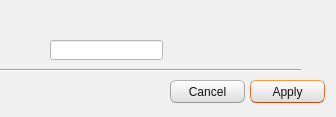
<?xml version="1.0" encoding="UTF-8"?>
<ui version="4.0">
 <class>Modifier</class>
 <widget class="QDialog" name="Modifier">
  <property name="geometry">
   <rect>
    <x>0</x>
    <y>0</y>
    <width>336</width>
    <height>117</height>
   </rect>
  </property>
  <property name="windowTitle">
   <string>Dialog</string>
  </property>
  <property name="styleSheet">
   <string notr="true">QMainWindow {
	background-color:#f0f0f0;
}
QCheckBox {
	padding:2px;
}
QCheckBox:hover {
	border-radius:4px;
	border-style:solid;
	border-width:1px;
	padding-left: 1px;
	padding-right: 1px;
	padding-bottom: 1px;
	padding-top: 1px;
	border-color: rgb(255,150,60);
	background-color:qlineargradient(spread:pad, x1:0.5, y1:1, x2:0.5, y2:0, stop:0 rgba(190, 90, 50, 50), stop:1 rgba(250, 130, 40, 50));
}
QCheckBox::indicator:checked {
	border-radius:4px;
	border-style:solid;
	border-width:1px;
	border-color: rgb(246, 134, 86);
  	background-color:rgb(246, 134, 86)
}
QCheckBox::indicator:unchecked {
	border-radius:4px;
	border-style:solid;
	border-width:1px;
	border-color:rgb(246, 134, 86);
  	background-color:rgb(255,255,255);
}
QColorDialog {
	background-color:#f0f0f0;
}
QComboBox {
	color:rgb(81,72,65);
	background: #ffffff;
}
QComboBox:editable {
	background: #ffffff;
	color: rgb(81,72,65);
	selection-color:rgb(81,72,65);
	selection-background-color: #ffffff;
}
QComboBox QAbstractItemView {
	color:rgb(81,72,65);	
	background: #ffffff;
	selection-color: #ffffff;
	selection-background-color: rgb(246, 134, 86);
}
QComboBox:!editable:on, QComboBox::drop-down:editable:on {
	color:  #1e1d23;	
	background: #ffffff;
}
QDateTimeEdit {
	color:rgb(81,72,65);
	background-color: #ffffff;
}
QDateEdit {
	color:rgb(81,72,65);
	background-color: #ffffff;
}
QDialog {
	background-color:#f0f0f0;
}
QDoubleSpinBox {
	color:rgb(81,72,65);
	background-color: #ffffff;
}
QFontComboBox {
	color:rgb(81,72,65);
	background-color: #ffffff;
}
QLabel {
	color:rgb(17,17,17);
}
QLineEdit {
	background-color:rgb(255,255,255);
	selection-background-color:rgb(236,116,64);
	color:rgb(17,17,17);
}
QMenuBar {
	color:rgb(223,219,210);
	background-color:rgb(65,64,59);
}
QMenuBar::item {
	padding-top:4px;
	padding-left:4px;
	padding-right:4px;
	color:rgb(223,219,210);
	background-color:rgb(65,64,59);
}
QMenuBar::item:selected {
	color:rgb(255,255,255);
	padding-top:2px;
	padding-left:2px;
	padding-right:2px;
	border-top-width:2px;
	border-left-width:2px;
	border-right-width:2px;
	border-top-right-radius:4px;
	border-top-left-radius:4px;
	border-style:solid;
	background-color:rgb(65,64,59);
	border-top-color: rgb(47,47,44);
	border-right-color: qlineargradient(spread:pad, x1:0, y1:1, x2:1, y2:0, stop:0 rgba(90, 87, 78, 255), stop:1 rgba(47,47,44, 255));
	border-left-color:  qlineargradient(spread:pad, x1:1, y1:0, x2:0, y2:0, stop:0 rgba(90, 87, 78, 255), stop:1 rgba(47,47,44, 255));
}
QMenu {
	color:rgb(223,219,210);
	background-color:rgb(65,64,59);
}
QMenu::item {
	color:rgb(223,219,210);
	padding-left:20px;
	padding-top:4px;
	padding-bottom:4px;
	padding-right:10px;
}
QMenu::item:selected {
	color:rgb(255,255,255);
	background-color: qlineargradient(spread:pad, x1:0.5, y1:1, x2:0.5, y2:0, stop:0 rgba(225, 108, 54, 255), stop:1 rgba(246, 134, 86, 255));
	border-style:solid;
	border-width:3px;
	padding-left:17px;
	padding-top:4px;
	padding-bottom:4px;
	padding-right:7px;
	border-bottom-color:qlineargradient(spread:pad, x1:0.5, y1:1, x2:0.5, y2:0, stop:0 rgba(175,85,48,255), stop:1 rgba(236,114,67, 255));
	border-top-color:qlineargradient(spread:pad, x1:0.5, y1:1, x2:0.5, y2:0, stop:0 rgba(253,156,113,255), stop:1 rgba(205,90,46, 255));
	border-right-color:qlineargradient(spread:pad, x1:0, y1:0.5, x2:1, y2:0.5, stop:0 rgba(253,156,113,255), stop:1 rgba(205,90,46, 255));
	border-left-color:qlineargradient(spread:pad, x1:1, y1:0.5, x2:0, y2:0.5, stop:0 rgba(253,156,113,255), stop:1 rgba(205,90,46, 255));
}
QPlainTextEdit {
	border-width: 1px;
	border-style: solid;
	border-color:transparent;
	color:rgb(17,17,17);
	selection-background-color:rgb(236,116,64);
}
QProgressBar {
	text-align: center;
	color: rgb(0, 0, 0);
	border-width: 1px; 
	border-radius: 10px;
	border-style: inset;
	border-color: rgb(150,150,150);
	background-color:rgb(221,221,219);
}
QProgressBar::chunk:horizontal {
	background-color: qlineargradient(spread:pad, x1:0.5, y1:1, x2:0.5, y2:0, stop:0 rgba(225, 108, 54, 255), stop:1 rgba(246, 134, 86, 255));
	border-style: solid;
	border-radius:8px;
	border-width:1px;
	border-bottom-color:qlineargradient(spread:pad, x1:0.5, y1:1, x2:0.5, y2:0, stop:0 rgba(175,85,48,255), stop:1 rgba(236,114,67, 255));
	border-top-color:qlineargradient(spread:pad, x1:0.5, y1:1, x2:0.5, y2:0, stop:0 rgba(253,156,113,255), stop:1 rgba(205,90,46, 255));
	border-right-color:qlineargradient(spread:pad, x1:0, y1:0.5, x2:1, y2:0.5, stop:0 rgba(253,156,113,255), stop:1 rgba(205,90,46, 255));
	border-left-color:qlineargradient(spread:pad, x1:1, y1:0.5, x2:0, y2:0.5, stop:0 rgba(253,156,113,255), stop:1 rgba(205,90,46, 255));
}
QPushButton{
	color:rgb(17,17,17);
	border-width: 1px;
	border-radius: 6px;
	border-bottom-color: rgb(150,150,150);
	border-right-color: rgb(165,165,165);
	border-left-color: rgb(165,165,165);
	border-top-color: rgb(180,180,180);
	border-style: solid;
	padding: 4px;
	background-color: qlineargradient(spread:pad, x1:0.5, y1:1, x2:0.5, y2:0, stop:0 rgba(220, 220, 220, 255), stop:1 rgba(255, 255, 255, 255));
}
QPushButton:hover{
	color:rgb(17,17,17);
	border-width: 1px;
	border-radius:6px;
	border-top-color: rgb(255,150,60);
	border-right-color: qlineargradient(spread:pad, x1:0, y1:1, x2:1, y2:0, stop:0 rgba(200, 70, 20, 255), stop:1 rgba(255,150,60, 255));
	border-left-color:  qlineargradient(spread:pad, x1:1, y1:0, x2:0, y2:0, stop:0 rgba(200, 70, 20, 255), stop:1 rgba(255,150,60, 255));
	border-bottom-color: rgb(200,70,20);
	border-style: solid;
	padding: 2px;
	background-color: qlineargradient(spread:pad, x1:0.5, y1:1, x2:0.5, y2:0, stop:0 rgba(220, 220, 220, 255), stop:1 rgba(255, 255, 255, 255));
}
QPushButton:default{
	color:rgb(17,17,17);
	border-width: 1px;
	border-radius:6px;
	border-top-color: rgb(255,150,60);
	border-right-color: qlineargradient(spread:pad, x1:0, y1:1, x2:1, y2:0, stop:0 rgba(200, 70, 20, 255), stop:1 rgba(255,150,60, 255));
	border-left-color:  qlineargradient(spread:pad, x1:1, y1:0, x2:0, y2:0, stop:0 rgba(200, 70, 20, 255), stop:1 rgba(255,150,60, 255));
	border-bottom-color: rgb(200,70,20);
	border-style: solid;
	padding: 2px;
	background-color: qlineargradient(spread:pad, x1:0.5, y1:1, x2:0.5, y2:0, stop:0 rgba(220, 220, 220, 255), stop:1 rgba(255, 255, 255, 255));
}
QPushButton:pressed{
	color:rgb(17,17,17);
	border-width: 1px;
	border-radius: 6px;
	border-width: 1px;
	border-top-color: rgba(255,150,60,200);
	border-right-color: qlineargradient(spread:pad, x1:0, y1:1, x2:1, y2:0, stop:0 rgba(200, 70, 20, 255), stop:1 rgba(255,150,60, 200));
	border-left-color:  qlineargradient(spread:pad, x1:1, y1:0, x2:0, y2:0, stop:0 rgba(200, 70, 20, 255), stop:1 rgba(255,150,60, 200));
	border-bottom-color: rgba(200,70,20,200);
	border-style: solid;
	padding: 2px;
	background-color: qlineargradient(spread:pad, x1:0.5, y1:0, x2:0.5, y2:1, stop:0 rgba(220, 220, 220, 255), stop:1 rgba(255, 255, 255, 255));
}
QPushButton:disabled{
	color:rgb(174,167,159);
	border-width: 1px;
	border-radius: 6px;
	background-color: qlineargradient(spread:pad, x1:0.5, y1:1, x2:0.5, y2:0, stop:0 rgba(200, 200, 200, 255), stop:1 rgba(230, 230, 230, 255));
}
QRadioButton {
	padding: 1px;
}
QRadioButton::indicator:checked {
	height: 10px;
	width: 10px;
	border-style:solid;
	border-radius:5px;
	border-width: 1px;
	border-color: rgba(246, 134, 86, 255);
	color: #a9b7c6;
	background-color:rgba(246, 134, 86, 255);
}
QRadioButton::indicator:!checked {
	height: 10px;
	width: 10px;
	border-style:solid;
	border-radius:5px;
	border-width: 1px;
	border-color: rgb(246, 134, 86);
	color: #a9b7c6;
	background-color: transparent;
}
QScrollArea {
	color: #FFFFFF;
	background-color:#f0f0f0;
}
QSlider::groove {
	border-style: solid;
	border-width: 1px;
	border-color: rgb(207,207,207);
}
QSlider::groove:horizontal {
	height: 5px;
	background: rgb(246, 134, 86);
}
QSlider::groove:vertical {
	width: 5px;
	background: rgb(246, 134, 86);
}
QSlider::handle:horizontal {
	background: rgb(253,253,253);
	border-style: solid;
	border-width: 1px;
	border-color: rgb(207,207,207);
	width: 12px;
	margin: -5px 0;
	border-radius: 7px;
}
QSlider::handle:vertical {
	background: rgb(253,253,253);
	border-style: solid;
	border-width: 1px;
	border-color: rgb(207,207,207);
	height: 12px;
	margin: 0 -5px;
	border-radius: 7px;
}
QSlider::add-page:horizontal {
 	background: white;
}
QSlider::add-page:vertical {
	background: white;
}
QSlider::sub-page:horizontal {
	background: rgb(246, 134, 86);
}
QSlider::sub-page:vertical {
  	background: rgb(246, 134, 86);
}
QStatusBar {
	color:rgb(81,72,65);
}
QSpinBox {
	color:rgb(81,72,65);
	background-color: #ffffff;
}
QScrollBar:horizontal {
	max-height: 20px;
	border: 1px transparent grey;
	margin: 0px 20px 0px 20px;
}
QScrollBar::handle:horizontal {
	background: rgb(253,253,253);
	border-style: solid;
	border-width: 1px;
	border-color: rgb(207,207,207);
	border-radius: 7px;
	min-width: 25px;
}
QScrollBar::handle:horizontal:hover {
	background: rgb(253,253,253);
	border-style: solid;
	border-width: 1px;
	border-color: rgb(255,150,60);
	border-radius: 7px;
	min-width: 25px;
}
QScrollBar::add-line:horizontal {
  	border: 1px solid;
  	border-color: rgb(207,207,207);
  	border-top-right-radius: 7px;
  	border-top-left-radius: 7px;
  	border-bottom-right-radius: 7px;
  	background: rgb(255, 255, 255);
  	width: 20px;
  	subcontrol-position: right;
  	subcontrol-origin: margin;
}
QScrollBar::add-line:horizontal:hover {
  	border: 1px solid;
  	border-top-right-radius: 7px;
  	border-top-left-radius: 7px;
  	border-bottom-right-radius: 7px;
  	border-color: rgb(255,150,60);
  	background: rgb(255, 255, 255);
  	width: 20px;
  	subcontrol-position: right;
  	subcontrol-origin: margin;
}
QScrollBar::add-line:horizontal:pressed {
  	border: 1px solid grey;
  	border-top-left-radius: 7px;
  	border-top-right-radius: 7px;
  	border-bottom-right-radius: 7px;
  	background: rgb(231,231,231);
  	width: 20px;
  	subcontrol-position: right;
  	subcontrol-origin: margin;
}
QScrollBar::sub-line:horizontal {
  	border: 1px solid;
  	border-color: rgb(207,207,207);
  	border-top-right-radius: 7px;
  	border-top-left-radius: 7px;
  	border-bottom-left-radius: 7px;
  	background: rgb(255, 255, 255);
  	width: 20px;
  	subcontrol-position: left;
  	subcontrol-origin: margin;
}
QScrollBar::sub-line:horizontal:hover {
  	border: 1px solid;
  	border-color: rgb(255,150,60);
  	border-top-right-radius: 7px;
  	border-top-left-radius: 7px;
  	border-bottom-left-radius: 7px;
  	background: rgb(255, 255, 255);
  	width: 20px;
  	subcontrol-position: left;
  	subcontrol-origin: margin;
}
QScrollBar::sub-line:horizontal:pressed {
  	border: 1px solid grey;
  	border-top-right-radius: 7px;
  	border-top-left-radius: 7px;
  	border-bottom-left-radius: 7px;
  	background: rgb(231,231,231);
  	width: 20px;
  	subcontrol-position: left;
  	subcontrol-origin: margin;
}
QScrollBar::left-arrow:horizontal {
  	border: 1px transparent grey;
  	border-top-left-radius: 3px;
  	border-bottom-left-radius: 3px;
  	width: 6px;
  	height: 6px;
  	background: rgb(230,230,230);
}
QScrollBar::right-arrow:horizontal {
	border: 1px transparent grey;
	border-top-right-radius: 3px;
	border-bottom-right-radius: 3px;
  	width: 6px;
  	height: 6px;
 	background: rgb(230,230,230);
}
QScrollBar::add-page:horizontal, QScrollBar::sub-page:horizontal {
 	background: none;
} 
QScrollBar:vertical {
	max-width: 20px;
	border: 1px transparent grey;
	margin: 20px 0px 20px 0px;
}
QScrollBar::add-line:vertical {
	border: 1px solid;
	border-color: rgb(207,207,207);
	border-bottom-right-radius: 7px;
	border-bottom-left-radius: 7px;
	border-top-left-radius: 7px;
	background: rgb(255, 255, 255);
  	height: 20px;
  	subcontrol-position: bottom;
  	subcontrol-origin: margin;
}
QScrollBar::add-line:vertical:hover {
  	border: 1px solid;
  	border-color: rgb(255,150,60);
  	border-bottom-right-radius: 7px;
  	border-bottom-left-radius: 7px;
  	border-top-left-radius: 7px;
  	background: rgb(255, 255, 255);
  	height: 20px;
  	subcontrol-position: bottom;
  	subcontrol-origin: margin;
}
QScrollBar::add-line:vertical:pressed {
  	border: 1px solid grey;
  	border-bottom-left-radius: 7px;
  	border-bottom-right-radius: 7px;
  	border-top-left-radius: 7px;
  	background: rgb(231,231,231);
  	height: 20px;
  	subcontrol-position: bottom;
  	subcontrol-origin: margin;
}
QScrollBar::sub-line:vertical {
  	border: 1px solid;
  	border-color: rgb(207,207,207);
  	border-top-right-radius: 7px;
  	border-top-left-radius: 7px;
  	border-bottom-left-radius: 7px;
  	background: rgb(255, 255, 255);
  	height: 20px;
  	subcontrol-position: top;
  	subcontrol-origin: margin;
}
QScrollBar::sub-line:vertical:hover {
  	border: 1px solid;
  	border-color: rgb(255,150,60);
  	border-top-right-radius: 7px;
  	border-top-left-radius: 7px;
  	border-bottom-left-radius: 7px;
	background: rgb(255, 255, 255);
  	height: 20px;
  	subcontrol-position: top;
  	subcontrol-origin: margin;
}
QScrollBar::sub-line:vertical:pressed {
  	border: 1px solid grey;
  	border-top-left-radius: 7px;
  	border-top-right-radius: 7px;
  	background: rgb(231,231,231);
 	height: 20px;
  	subcontrol-position: top;
  	subcontrol-origin: margin;
}
QScrollBar::handle:vertical {
	background: rgb(253,253,253);
	border-style: solid;
	border-width: 1px;
	border-color: rgb(207,207,207);
	border-radius: 7px;
	min-height: 25px;
}
QScrollBar::handle:vertical:hover {
	background: rgb(253,253,253);
	border-style: solid;
	border-width: 1px;
	border-color: rgb(255,150,60);
	border-radius: 7px;
	min-height: 25px;
}
QScrollBar::up-arrow:vertical {
	border: 1px transparent grey;
  	border-top-left-radius: 3px;
	border-top-right-radius: 3px;
  	width: 6px;
  	height: 6px;
  	background: rgb(230,230,230);
}
QScrollBar::down-arrow:vertical {
  	border: 1px transparent grey;
  	border-bottom-left-radius: 3px;
  	border-bottom-right-radius: 3px;
  	width: 6px;
  	height: 6px;
  	background: rgb(230,230,230);
}
QScrollBar::add-page:vertical, QScrollBar::sub-page:vertical {
  	background: none;
}
QTabWidget {
	color:rgb(0,0,0);
	background-color:rgb(247,246,246);
}
QTabWidget::pane {
	border-color: rgb(180,180,180);
	background-color:rgb(247,246,246);
	border-style: solid;
	border-width: 1px;
  	border-radius: 6px;
}
QTabBar::tab {
	padding-left:4px;
	padding-right:4px;
	padding-bottom:2px;
	padding-top:2px;
	color:rgb(81,72,65);
  	background-color: qlineargradient(spread:pad, x1:0.5, y1:1, x2:0.5, y2:0, stop:0 rgba(221,218,217,255), stop:1 rgba(240,239,238,255));
	border-style: solid;
	border-width: 1px;
  	border-top-right-radius:4px;
	border-top-left-radius:4px;
	border-top-color: rgb(180,180,180);
	border-left-color: rgb(180,180,180);
	border-right-color: rgb(180,180,180);
	border-bottom-color: transparent;
}
QTabBar::tab:selected, QTabBar::tab:last:selected, QTabBar::tab:hover {
  	background-color:rgb(247,246,246);
  	margin-left: 0px;
  	margin-right: 1px;
}
QTabBar::tab:!selected {
	margin-top: 1px;
	margin-right: 1px;
}
QTextEdit {
	border-width: 1px;
	border-style: solid;
	border-color:transparent;
	color:rgb(17,17,17);
	selection-background-color:rgb(236,116,64);
}
QTimeEdit {
	color:rgb(81,72,65);
	background-color: #ffffff;
}
QToolBox {
	color:rgb(81,72,65);
	background-color: #ffffff;
}
QToolBox::tab {
	color:rgb(81,72,65);
	background-color: #ffffff;
}
QToolBox::tab:selected {
	color:rgb(81,72,65);
	background-color: #ffffff;
}</string>
  </property>
  <widget class="QLineEdit" name="lnm">
   <property name="geometry">
    <rect>
     <x>50</x>
     <y>40</y>
     <width>113</width>
     <height>20</height>
    </rect>
   </property>
  </widget>
  <widget class="QPushButton" name="pushButton_2">
   <property name="geometry">
    <rect>
     <x>250</x>
     <y>80</y>
     <width>75</width>
     <height>23</height>
    </rect>
   </property>
   <property name="text">
    <string>Apply</string>
   </property>
  </widget>
  <widget class="Line" name="line">
   <property name="geometry">
    <rect>
     <x>0</x>
     <y>60</y>
     <width>301</width>
     <height>20</height>
    </rect>
   </property>
   <property name="orientation">
    <enum>Qt::Horizontal</enum>
   </property>
  </widget>
  <widget class="QPushButton" name="pushButton">
   <property name="geometry">
    <rect>
     <x>170</x>
     <y>80</y>
     <width>75</width>
     <height>23</height>
    </rect>
   </property>
   <property name="text">
    <string>Cancel</string>
   </property>
  </widget>
 </widget>
 <resources/>
 <connections/>
</ui>
